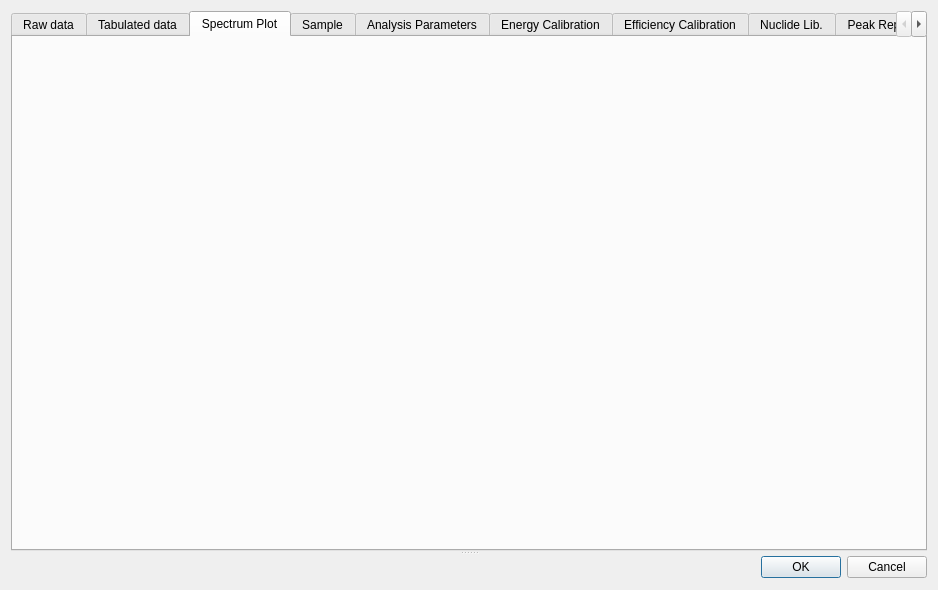
<?xml version="1.0" encoding="UTF-8"?>
<ui version="4.0">
 <class>Dialog</class>
 <widget class="QDialog" name="Dialog">
  <property name="geometry">
   <rect>
    <x>0</x>
    <y>0</y>
    <width>938</width>
    <height>590</height>
   </rect>
  </property>
  <property name="windowTitle">
   <string>Dialog</string>
  </property>
  <layout class="QVBoxLayout" name="verticalLayout_7">
   <item>
    <widget class="QSplitter" name="splitter">
     <property name="orientation">
      <enum>Qt::Vertical</enum>
     </property>
     <widget class="QTabWidget" name="tabWidget">
      <property name="enabled">
       <bool>true</bool>
      </property>
      <property name="currentIndex">
       <number>2</number>
      </property>
      <widget class="QWidget" name="tab_9">
       <attribute name="title">
        <string>Raw data</string>
       </attribute>
       <layout class="QVBoxLayout" name="verticalLayout_9">
        <item>
         <widget class="QTextEdit" name="rawDataTed"/>
        </item>
        <item>
         <layout class="QHBoxLayout" name="horizontalLayout_9">
          <item>
           <spacer name="horizontalSpacer">
            <property name="orientation">
             <enum>Qt::Horizontal</enum>
            </property>
            <property name="sizeHint" stdset="0">
             <size>
              <width>40</width>
              <height>20</height>
             </size>
            </property>
           </spacer>
          </item>
          <item>
           <widget class="QPushButton" name="pbtRoot">
            <property name="text">
             <string>Call ROOT</string>
            </property>
           </widget>
          </item>
         </layout>
        </item>
       </layout>
      </widget>
      <widget class="QWidget" name="tab">
       <attribute name="title">
        <string>Tabulated data</string>
       </attribute>
       <layout class="QHBoxLayout" name="horizontalLayout_2">
        <item>
         <widget class="QTableView" name="tabulatedDataTbv"/>
        </item>
       </layout>
      </widget>
      <widget class="QWidget" name="tab_2">
       <attribute name="title">
        <string>Spectrum Plot</string>
       </attribute>
       <layout class="QHBoxLayout" name="horizontalLayout"/>
      </widget>
      <widget class="QWidget" name="tab_3">
       <attribute name="title">
        <string>Sample</string>
       </attribute>
       <layout class="QGridLayout" name="gridLayout">
        <item row="0" column="0">
         <widget class="QGroupBox" name="groupBox_6">
          <property name="title">
           <string>Sample description</string>
          </property>
          <layout class="QVBoxLayout" name="verticalLayout_5">
           <item>
            <widget class="QTextEdit" name="sampDescrTed"/>
           </item>
          </layout>
         </widget>
        </item>
        <item row="0" column="1">
         <widget class="QGroupBox" name="groupBox_7">
          <property name="title">
           <string>Acquisition</string>
          </property>
          <layout class="QFormLayout" name="formLayout_4">
           <property name="fieldGrowthPolicy">
            <enum>QFormLayout::AllNonFixedFieldsGrow</enum>
           </property>
           <item row="0" column="0">
            <widget class="QLabel" name="label_15">
             <property name="text">
              <string>Start of acquisition</string>
             </property>
             <property name="buddy">
              <cstring>startDte</cstring>
             </property>
            </widget>
           </item>
           <item row="0" column="1">
            <widget class="QDateTimeEdit" name="startDte"/>
           </item>
           <item row="1" column="0">
            <widget class="QLabel" name="label_23">
             <property name="text">
              <string>Delay in days</string>
             </property>
            </widget>
           </item>
           <item row="2" column="0">
            <widget class="QLabel" name="label_13">
             <property name="text">
              <string>Live time:</string>
             </property>
             <property name="buddy">
              <cstring>leLT_2</cstring>
             </property>
            </widget>
           </item>
           <item row="2" column="1">
            <widget class="QLineEdit" name="leLT_2"/>
           </item>
           <item row="3" column="0">
            <widget class="QLabel" name="label_12">
             <property name="text">
              <string>Real time:</string>
             </property>
             <property name="buddy">
              <cstring>leRT_2</cstring>
             </property>
            </widget>
           </item>
           <item row="3" column="1">
            <widget class="QLineEdit" name="leRT_2"/>
           </item>
           <item row="4" column="0">
            <widget class="QLabel" name="label_17">
             <property name="text">
              <string>Number of channels:</string>
             </property>
             <property name="buddy">
              <cstring>leNoCh_2</cstring>
             </property>
            </widget>
           </item>
           <item row="1" column="1">
            <widget class="QLineEdit" name="leDelayInDays">
             <property name="text">
              <string>13</string>
             </property>
            </widget>
           </item>
           <item row="4" column="1">
            <widget class="QLineEdit" name="leNoCh_2">
             <property name="readOnly">
              <bool>true</bool>
             </property>
            </widget>
           </item>
          </layout>
         </widget>
        </item>
        <item row="1" column="0">
         <widget class="QGroupBox" name="groupBox_8">
          <property name="title">
           <string>Quantity</string>
          </property>
          <layout class="QGridLayout" name="_4">
           <property name="leftMargin">
            <number>8</number>
           </property>
           <property name="topMargin">
            <number>8</number>
           </property>
           <property name="rightMargin">
            <number>8</number>
           </property>
           <property name="bottomMargin">
            <number>8</number>
           </property>
           <property name="spacing">
            <number>6</number>
           </property>
           <item row="1" column="3">
            <widget class="QLabel" name="label_18">
             <property name="text">
              <string>%</string>
             </property>
            </widget>
           </item>
           <item row="1" column="2">
            <widget class="QLineEdit" name="leUncertainty_2"/>
           </item>
           <item row="1" column="0" colspan="2">
            <widget class="QLabel" name="label_19">
             <property name="text">
              <string>Uncertainty:</string>
             </property>
            </widget>
           </item>
           <item row="0" column="4">
            <widget class="QComboBox" name="cbUnit_2">
             <item>
              <property name="text">
               <string>L</string>
              </property>
             </item>
             <item>
              <property name="text">
               <string>mL</string>
              </property>
             </item>
             <item>
              <property name="text">
               <string>g</string>
              </property>
             </item>
             <item>
              <property name="text">
               <string>kg</string>
              </property>
             </item>
             <item>
              <property name="text">
               <string>sample</string>
              </property>
             </item>
            </widget>
           </item>
           <item row="0" column="1" colspan="3">
            <widget class="QLineEdit" name="leValue_2"/>
           </item>
           <item row="0" column="0">
            <widget class="QLabel" name="label_20">
             <property name="text">
              <string>Value:</string>
             </property>
            </widget>
           </item>
          </layout>
         </widget>
        </item>
       </layout>
      </widget>
      <widget class="QWidget" name="tab_4">
       <attribute name="title">
        <string>Analysis Parameters</string>
       </attribute>
       <layout class="QGridLayout" name="gridLayout_3">
        <item row="0" column="1">
         <widget class="QGroupBox" name="groupBox_5">
          <property name="title">
           <string>Nuclide libraries</string>
          </property>
          <layout class="QFormLayout" name="formLayout_3">
           <property name="fieldGrowthPolicy">
            <enum>QFormLayout::AllNonFixedFieldsGrow</enum>
           </property>
           <item row="0" column="0">
            <widget class="QLabel" name="label_22">
             <property name="text">
              <string>Analysis library:</string>
             </property>
             <property name="buddy">
              <cstring>leNoFwhmOfPeak</cstring>
             </property>
            </widget>
           </item>
           <item row="0" column="1">
            <widget class="QComboBox" name="cbxSelectedAnalysisLib"/>
           </item>
           <item row="1" column="0">
            <widget class="QLabel" name="label_21">
             <property name="text">
              <string>Calibration library:</string>
             </property>
             <property name="buddy">
              <cstring>leNoFwhmOfSideBaseline</cstring>
             </property>
            </widget>
           </item>
           <item row="1" column="1">
            <widget class="QComboBox" name="cbxSelectedCalibLib"/>
           </item>
          </layout>
         </widget>
        </item>
        <item row="1" column="0">
         <widget class="QGroupBox" name="groupBox_4">
          <property name="title">
           <string>Peak Fit</string>
          </property>
          <layout class="QFormLayout" name="formLayout_2">
           <property name="fieldGrowthPolicy">
            <enum>QFormLayout::AllNonFixedFieldsGrow</enum>
           </property>
           <item row="0" column="0">
            <widget class="QLabel" name="label_8">
             <property name="text">
              <string># Fwhms for each peak:</string>
             </property>
             <property name="buddy">
              <cstring>leNoFwhmOfPeak</cstring>
             </property>
            </widget>
           </item>
           <item row="0" column="1">
            <widget class="QLineEdit" name="leNoFwhmOfPeak">
             <property name="inputMask">
              <string/>
             </property>
             <property name="text">
              <string>4,0</string>
             </property>
            </widget>
           </item>
           <item row="1" column="0">
            <widget class="QLabel" name="label_7">
             <property name="text">
              <string># Fwhms for each side baseline</string>
             </property>
             <property name="buddy">
              <cstring>leNoFwhmOfSideBaseline</cstring>
             </property>
            </widget>
           </item>
           <item row="1" column="1">
            <widget class="QLineEdit" name="leNoFwhmOfSideBaseline">
             <property name="text">
              <string>5,0</string>
             </property>
            </widget>
           </item>
           <item row="2" column="0">
            <widget class="QLabel" name="label">
             <property name="text">
              <string>Function type of baselines:</string>
             </property>
             <property name="buddy">
              <cstring>cbxTypeBaseline</cstring>
             </property>
            </widget>
           </item>
           <item row="2" column="1">
            <widget class="QComboBox" name="cbxTypeBaseline">
             <item>
              <property name="text">
               <string>Exponential</string>
              </property>
             </item>
             <item>
              <property name="text">
               <string>Polynomial</string>
              </property>
             </item>
             <item>
              <property name="text">
               <string>Exponential + constant</string>
              </property>
             </item>
            </widget>
           </item>
           <item row="3" column="0">
            <widget class="QLabel" name="label_9">
             <property name="text">
              <string>Grade of polynomial for side baselines:</string>
             </property>
             <property name="buddy">
              <cstring>leBaselinePolyGrade</cstring>
             </property>
            </widget>
           </item>
           <item row="3" column="1">
            <widget class="QLineEdit" name="leBaselinePolyGrade">
             <property name="text">
              <string>2</string>
             </property>
            </widget>
           </item>
           <item row="4" column="0">
            <widget class="QLabel" name="label_5">
             <property name="text">
              <string>Interpolation method for baseline under peaks:</string>
             </property>
             <property name="buddy">
              <cstring>cbxTypeBaseline</cstring>
             </property>
            </widget>
           </item>
           <item row="4" column="1">
            <widget class="QComboBox" name="cbxInterpolationMethod">
             <item>
              <property name="text">
               <string>Peak-height weight</string>
              </property>
             </item>
             <item>
              <property name="text">
               <string>Cubic spline</string>
              </property>
             </item>
            </widget>
           </item>
           <item row="5" column="0">
            <widget class="QLabel" name="label_14">
             <property name="text">
              <string>Fit strategy</string>
             </property>
             <property name="buddy">
              <cstring>cbxTypeBaseline</cstring>
             </property>
            </widget>
           </item>
           <item row="5" column="1">
            <widget class="QComboBox" name="cbxFitStrategy">
             <item>
              <property name="text">
               <string>Peak fit after baseline subtraction</string>
              </property>
             </item>
             <item>
              <property name="text">
               <string>baseline and peak parameters determination in one step</string>
              </property>
             </item>
            </widget>
           </item>
          </layout>
         </widget>
        </item>
        <item row="1" column="1">
         <widget class="QGroupBox" name="groupBox">
          <property name="title">
           <string>Peak identification</string>
          </property>
          <layout class="QFormLayout" name="formLayout_5">
           <item row="0" column="0">
            <widget class="QLabel" name="label_11">
             <property name="text">
              <string>Tolerance:</string>
             </property>
            </widget>
           </item>
           <item row="1" column="0">
            <widget class="QLineEdit" name="leToler">
             <property name="text">
              <string>0,3</string>
             </property>
            </widget>
           </item>
           <item row="1" column="1">
            <widget class="QLabel" name="label_16">
             <property name="text">
              <string>keV</string>
             </property>
            </widget>
           </item>
          </layout>
         </widget>
        </item>
       </layout>
      </widget>
      <widget class="QWidget" name="tab_5">
       <attribute name="title">
        <string>Energy Calibration</string>
       </attribute>
       <layout class="QHBoxLayout" name="horizontalLayout_4">
        <item>
         <layout class="QVBoxLayout" name="verticalLayout_3">
          <item>
           <widget class="QLabel" name="label_2">
            <property name="text">
             <string>Energy X channel parameters</string>
            </property>
           </widget>
          </item>
          <item>
           <widget class="QComboBox" name="cbxEnChFitType">
            <item>
             <property name="text">
              <string>Polyn. gr. 2</string>
             </property>
            </item>
            <item>
             <property name="text">
              <string>Linear</string>
             </property>
            </item>
           </widget>
          </item>
          <item>
           <widget class="QTableView" name="enxchanTbv">
            <property name="sizePolicy">
             <sizepolicy hsizetype="Expanding" vsizetype="Expanding">
              <horstretch>0</horstretch>
              <verstretch>0</verstretch>
             </sizepolicy>
            </property>
           </widget>
          </item>
          <item>
           <widget class="QPushButton" name="doEnChFitPbt">
            <property name="text">
             <string>Do energy x channel fit</string>
            </property>
           </widget>
          </item>
          <item>
           <widget class="QPushButton" name="pbtClearEnergyCalibration">
            <property name="text">
             <string>Clear energy calibration</string>
            </property>
           </widget>
          </item>
          <item>
           <widget class="QPushButton" name="pbtAcceptNewEnergies">
            <property name="text">
             <string>Accept new energy values</string>
            </property>
           </widget>
          </item>
         </layout>
        </item>
        <item>
         <layout class="QVBoxLayout" name="verticalLayout_4">
          <item>
           <widget class="QLabel" name="label_3">
            <property name="text">
             <string>FWHM X channel parameters</string>
            </property>
           </widget>
          </item>
          <item>
           <widget class="QComboBox" name="cbxFwhmChFitType">
            <item>
             <property name="text">
              <string>a0 + a1 * sqrt(En)</string>
             </property>
            </item>
            <item>
             <property name="text">
              <string>a0 + a1*En + a2*En^2</string>
             </property>
            </item>
           </widget>
          </item>
          <item>
           <widget class="QTableView" name="fwhmxenTbv"/>
          </item>
          <item>
           <widget class="QPushButton" name="doFwhmChFitPbt">
            <property name="text">
             <string>Do FWHM x channel fit</string>
            </property>
           </widget>
          </item>
         </layout>
        </item>
        <item>
         <widget class="QGroupBox" name="groupBox_3">
          <property name="title">
           <string>Peak Search</string>
          </property>
          <layout class="QVBoxLayout" name="verticalLayout_8">
           <item>
            <layout class="QFormLayout" name="formLayout">
             <item row="0" column="0">
              <widget class="QLabel" name="tlBinFiltGr">
               <property name="text">
                <string>Binomial filter grade</string>
               </property>
              </widget>
             </item>
             <item row="0" column="1">
              <widget class="QLineEdit" name="leBinFiltGr">
               <property name="text">
                <string>2</string>
               </property>
              </widget>
             </item>
             <item row="1" column="0">
              <widget class="QLabel" name="tlPkcut">
               <property name="text">
                <string>Search sensitivity</string>
               </property>
              </widget>
             </item>
             <item row="1" column="1">
              <widget class="QLineEdit" name="lePkcut">
               <property name="text">
                <string>0,3</string>
               </property>
              </widget>
             </item>
             <item row="2" column="0">
              <widget class="QLabel" name="tlSideChannelsSearch">
               <property name="text">
                <string># of channels on each side:</string>
               </property>
               <property name="buddy">
                <cstring>leSideChannelsSearch</cstring>
               </property>
              </widget>
             </item>
             <item row="2" column="1">
              <widget class="QLineEdit" name="leSideChannelsSearch">
               <property name="inputMask">
                <string/>
               </property>
               <property name="text">
                <string>6</string>
               </property>
              </widget>
             </item>
            </layout>
           </item>
           <item>
            <layout class="QVBoxLayout" name="verticalLayout_2">
             <item>
              <widget class="QLabel" name="label_10">
               <property name="text">
                <string>Data points:</string>
               </property>
              </widget>
             </item>
             <item>
              <widget class="QTableView" name="energypointsTbv">
               <property name="sizePolicy">
                <sizepolicy hsizetype="Expanding" vsizetype="Expanding">
                 <horstretch>0</horstretch>
                 <verstretch>0</verstretch>
                </sizepolicy>
               </property>
              </widget>
             </item>
             <item>
              <widget class="QPushButton" name="pbtNewSearch">
               <property name="text">
                <string>New search</string>
               </property>
              </widget>
             </item>
            </layout>
           </item>
          </layout>
         </widget>
        </item>
       </layout>
      </widget>
      <widget class="QWidget" name="tab_6">
       <property name="enabled">
        <bool>true</bool>
       </property>
       <attribute name="title">
        <string>Efficiency Calibration</string>
       </attribute>
       <layout class="QHBoxLayout" name="horizontalLayout_5">
        <item>
         <layout class="QVBoxLayout" name="verticalLayout_6">
          <item>
           <layout class="QHBoxLayout" name="horizontalLayout_3">
            <item>
             <widget class="QLabel" name="label_6">
              <property name="text">
               <string>Efficiency points - number:</string>
              </property>
              <property name="buddy">
               <cstring>neffptsLne</cstring>
              </property>
             </widget>
            </item>
            <item>
             <widget class="QLineEdit" name="neffptsLne">
              <property name="text">
               <string/>
              </property>
             </widget>
            </item>
            <item>
             <widget class="QPushButton" name="doefficfitPbt">
              <property name="text">
               <string>Do fit</string>
              </property>
             </widget>
            </item>
           </layout>
          </item>
          <item>
           <widget class="QTableView" name="efficPtsTbv"/>
          </item>
          <item>
           <layout class="QHBoxLayout" name="horizontalLayout_8">
            <item>
             <widget class="QLabel" name="label_4">
              <property name="text">
               <string>Efficiency X energy parameters - Polynomial grade:</string>
              </property>
              <property name="buddy">
               <cstring>polygradeLne</cstring>
              </property>
             </widget>
            </item>
            <item>
             <widget class="QLineEdit" name="polygradeLne">
              <property name="text">
               <string>5</string>
              </property>
             </widget>
            </item>
           </layout>
          </item>
          <item>
           <widget class="QTableView" name="effxenTbv"/>
          </item>
         </layout>
        </item>
       </layout>
      </widget>
      <widget class="QWidget" name="tab_10">
       <attribute name="title">
        <string>Nuclide Lib.</string>
       </attribute>
       <layout class="QVBoxLayout" name="verticalLayout_10">
        <item>
         <widget class="QTableView" name="gammasPerNuclideTbv"/>
        </item>
       </layout>
      </widget>
      <widget class="QWidget" name="tab_7">
       <attribute name="title">
        <string>Peak Report</string>
       </attribute>
       <layout class="QHBoxLayout" name="horizontalLayout_7">
        <item>
         <widget class="QTableView" name="fittedPeaksTbv"/>
        </item>
       </layout>
      </widget>
      <widget class="QWidget" name="tab_11">
       <attribute name="title">
        <string>Activities</string>
       </attribute>
       <layout class="QVBoxLayout" name="verticalLayout">
        <item>
         <widget class="QTableView" name="activitiesTbv"/>
        </item>
        <item>
         <widget class="QTableView" name="partialActivitiesTbv"/>
        </item>
       </layout>
      </widget>
      <widget class="QWidget" name="tab_8">
       <attribute name="title">
        <string>Fit Log</string>
       </attribute>
       <layout class="QHBoxLayout" name="horizontalLayout_6">
        <item>
         <widget class="QPlainTextEdit" name="pteWidthFitLog"/>
        </item>
        <item>
         <widget class="QPlainTextEdit" name="pteBaseLinesFitLog"/>
        </item>
       </layout>
      </widget>
     </widget>
     <widget class="QDialogButtonBox" name="buttonBox">
      <property name="orientation">
       <enum>Qt::Horizontal</enum>
      </property>
      <property name="standardButtons">
       <set>QDialogButtonBox::Cancel|QDialogButtonBox::Ok</set>
      </property>
     </widget>
    </widget>
   </item>
  </layout>
 </widget>
 <resources/>
 <connections>
  <connection>
   <sender>buttonBox</sender>
   <signal>accepted()</signal>
   <receiver>Dialog</receiver>
   <slot>accept()</slot>
   <hints>
    <hint type="sourcelabel">
     <x>248</x>
     <y>254</y>
    </hint>
    <hint type="destinationlabel">
     <x>157</x>
     <y>274</y>
    </hint>
   </hints>
  </connection>
  <connection>
   <sender>buttonBox</sender>
   <signal>rejected()</signal>
   <receiver>Dialog</receiver>
   <slot>reject()</slot>
   <hints>
    <hint type="sourcelabel">
     <x>316</x>
     <y>260</y>
    </hint>
    <hint type="destinationlabel">
     <x>286</x>
     <y>274</y>
    </hint>
   </hints>
  </connection>
 </connections>
</ui>
